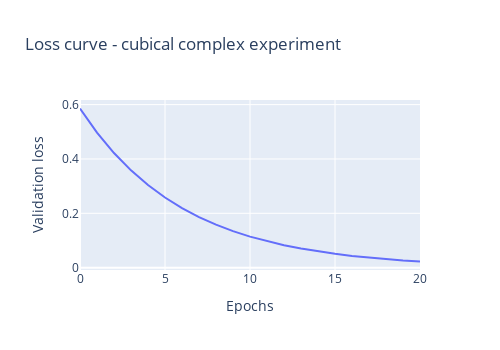

Notebook code for this chart:
### Code cell
fig = go.Figure()
fig.add_trace(go.Scatter(x=list(range(101)),y=losses,mode="lines"))
fig.update_layout(
    title="Loss curve - cubical complex experiment",
    xaxis_title="Epochs",
    yaxis_title="Validation loss",
    legend_title="",
    height=350,
    width=500
)
fig.show()

### Figure 1 — Plotly figure (JSON) as saved in the notebook; plotly's stock layout.template omitted (floating-point values rounded to 4 significant figures)
{"data": [{"mode": "lines", "type": "scatter", "x": [0, 1, 2, 3, 4, 5, 6, 7, 8, 9, 10, 11, 12, 13, 14, 15, 16, 17, 18, 19, 20, 21, 22, 23, 24, 25, 26, 27, 28, 29, 30, 31, 32, 33, 34, 35, 36, 37, 38, 39, 40, 41, 42, 43, 44, 45, 46, 47, 48, 49, 50, 51, 52, 53, 54, 55, 56, 57, 58, 59, 60, 61, 62, 63, 64, 65, 66, 67, 68, 69, 70, 71, 72, 73, 74, 75, 76, 77, 78, 79, 80, 81, 82, 83, 84, 85, 86, 87, 88, 89, 90, 91, 92, 93, 94, 95, 96, 97, 98, 99, 100], "y": [0.5857, 0.4968, 0.4217, 0.358, 0.304, 0.2582, 0.2193, 0.1863, 0.1583, 0.1345, 0.1144, 0.09722, 0.08265, 0.07029, 0.05978, 0.05085, 0.04327, 0.03683, 0.03135, 0.02668, 0.02271]}], "layout": {"height": 350, "legend": {"title": {"text": ""}}, "title": {"text": "Loss curve - cubical complex experiment"}, "width": 500, "xaxis": {"title": {"text": "Epochs"}}, "yaxis": {"title": {"text": "Validation loss"}}}}
